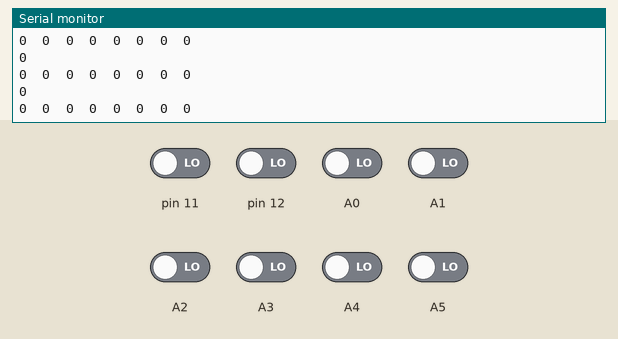
Bench run of a sketch on a simulated Arduino Uno, built with avr-gcc and run on an emulated ATmega328P. On the bench: the last lines printed to the serial monitor. Inputs (shaded band) come from the test bench; at power-on: A0–5, pin 11, pin 12 LOW.

Above: at 3.7 s.
3.8 s: pin 11 driven HIGH
At 4.4 s:
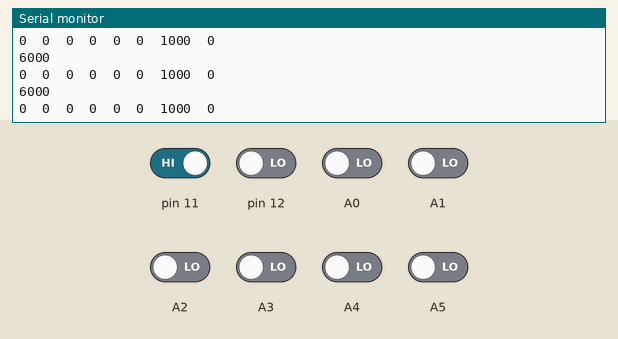
5.3 s: pin 12 driven HIGH
At 6.2 s:
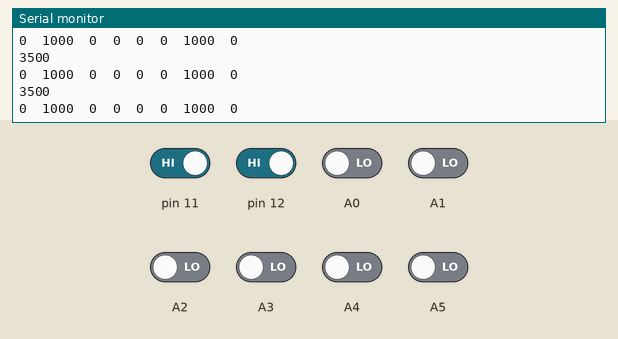
6.8 s: A0 driven HIGH
At 7.8 s:
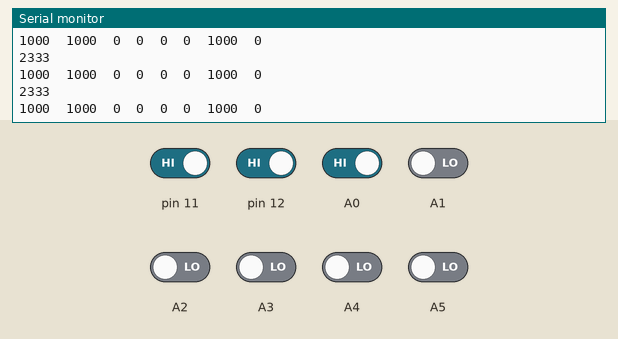
9.8 s: pin 12 driven LOW
At 10.3 s:
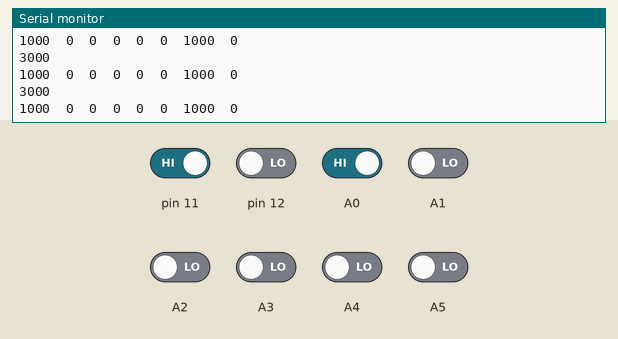
12.8 s: A1 driven HIGH
At 13.3 s:
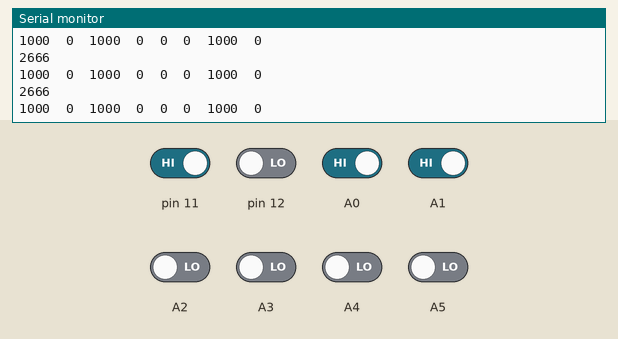
14.3 s: A2 driven HIGH
At 15.0 s:
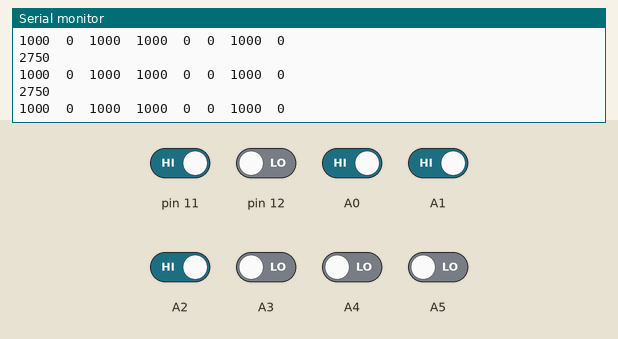
Timing chart, 0 to 17.3 s (numbered marks = the images above; inputs shaded):
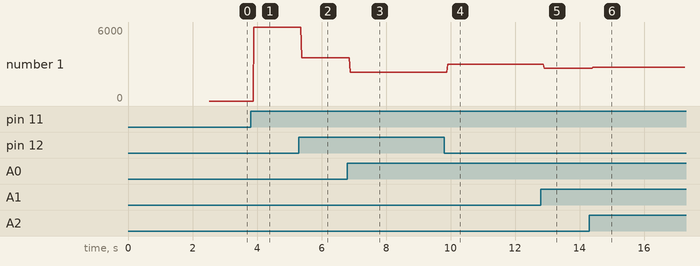

Measured:
- after the input at 3.8 s, the serial monitor: prints a new line after 0.08 s (image 1)
- after the input at 5.3 s, the serial monitor: prints a new line after 0.07 s (image 2)
- after the input at 6.8 s, the serial monitor: prints a new line after 0.07 s (image 3)
- after the input at 9.8 s, the serial monitor: prints a new line after 0.09 s (image 4)
- after the input at 12.8 s, the serial monitor: prints a new line after 0.08 s (image 5)
- after the input at 14.3 s, the serial monitor: prints a new line after 0.09 s (image 6)
- plotted number 1: 0 → 6000 after the input at 3.8 s, 6000 → 3500 after the input at 5.3 s, 3500 → 2333 after the input at 6.8 s, 2333 → 3000 after the input at 9.8 s, 3000 → 2666 after the input at 12.8 s

The sketch:

QTRsensors_read.ino
```cpp
/* Program to read QTRsensors values*/

//for white line on black board

#include <QTRSensors.h>

QTRSensorsRC qtr((unsigned char[]) {A0,12,A1,A2,A3,A4,11,A5}, 8, 2500);

void setup()
{
  Serial.begin(9600);
  for(int i=0; i<20 ; i++)
  { qtr.calibrate();
    delay(100);
  }
}


void loop()
{
  unsigned int sensors[8];

  int position = qtr.readLine(sensors);


  for (unsigned char i = 0; i < 8; i++)
    {

      Serial.print(sensors[i]);
      Serial.print('\t');
    }
    Serial.println();
    Serial.println(position);
}
```
